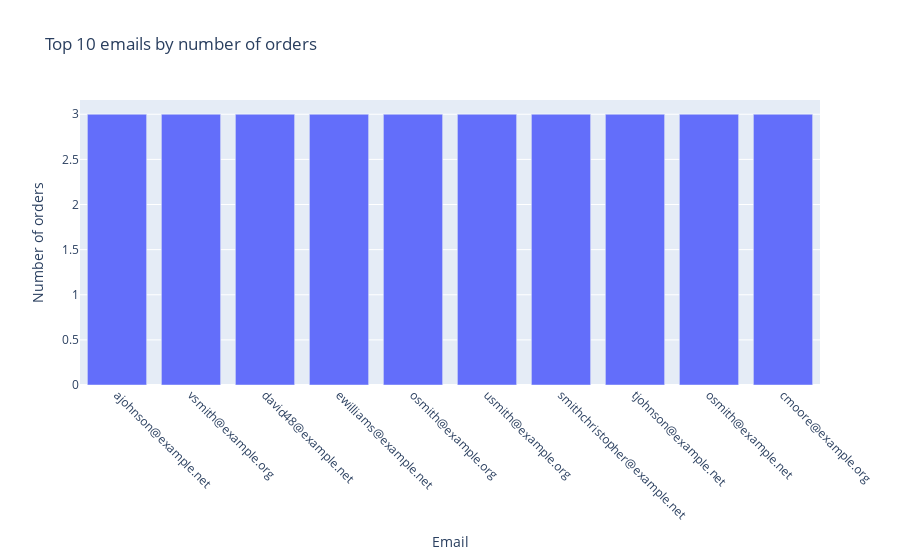

Write notebook code for a chart like this one.
### Markdown cell above
**Observation**  
The histogram shows that the number of transactions per year is fairly homogeneous over almost 50 years, 
with only small variations.  
There is no clear seasonality or strong trend (no obvious Christmas peaks, sales periods, etc.), 
which confirms that the dataset is synthetic and does not reflect a realistic e-commerce history.

### Code cell
# Top 10 most frequent emails
freq_email = df_explore_year['email'].value_counts().reset_index()
freq_email.columns = ['email', 'nb_orders']

top10_email = freq_email.head(10)

fig_email = px.bar(
    top10_email,
    x='email',
    y='nb_orders',
    title="Top 10 emails by number of orders",
    labels={'email': 'Email', 'nb_orders': 'Number of orders'}
)
fig_email.update_xaxes(tickangle=45)
fig_email.show()

print("Distribution of orders per email:")
print(freq_email['nb_orders'].value_counts())

### Figure 1 — Plotly figure (JSON) as saved in the notebook; plotly's stock layout.template omitted (floating-point values rounded to 4 significant figures)
{"data": [{"hovertemplate": "Email=%{x}<br>Number of orders=%{y}<extra></extra>", "legendgroup": "", "marker": {"color": "#636efa", "pattern": {"shape": ""}}, "name": "", "orientation": "v", "showlegend": false, "textposition": "auto", "type": "bar", "x": ["ajohnson@example.net", "vsmith@example.org", "david48@example.net", "ewilliams@example.net", "osmith@example.org", "usmith@example.org", "smithchristopher@example.net", "tjohnson@example.net", "osmith@example.net", "cmoore@example.org"], "xaxis": "x", "y": [3, 3, 3, 3, 3, 3, 3, 3, 3, 3], "yaxis": "y"}], "layout": {"barmode": "relative", "legend": {"tracegroupgap": 0}, "title": {"text": "Top 10 emails by number of orders"}, "xaxis": {"anchor": "y", "domain": [0, 1], "tickangle": 45, "title": {"text": "Email"}}, "yaxis": {"anchor": "x", "domain": [0, 1], "title": {"text": "Number of orders"}}}}
